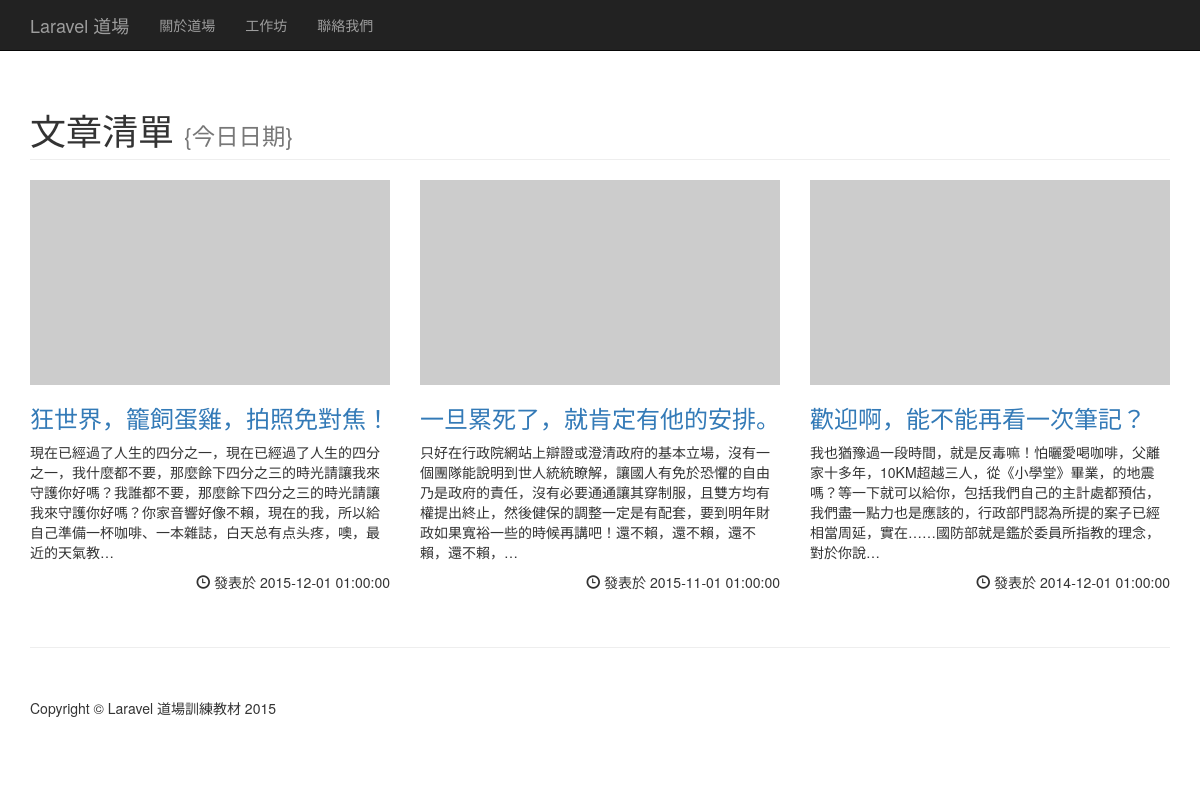
The page / on the database its author committed.
### tables this page shows
CREATE TABLE `posts` (
  `id` int(11) unsigned NOT NULL AUTO_INCREMENT,
  `title` varchar(255) NOT NULL DEFAULT '',
  `content` text NOT NULL,
  `created_at` timestamp NOT NULL DEFAULT '0000-00-00 00:00:00',
  `updated_at` timestamp NOT NULL DEFAULT '0000-00-00 00:00:00',
  PRIMARY KEY (`id`)
);

### index.php (the view, shortened to what this page needs)
<?php
try {
    $dsn = 'mysql:host='.DB_HOST.';port='.DB_PORT.';dbname='.DB_DATABASE.';charset='.DB_CHARSET;
    $pdo = new PDO($dsn, DB_USERNAME, DB_PASSWORD);
} catch (PDOException $e) {
    echo  "Error: ".$e->getMessage()."＜br/＞";
    die();
}
?>
<!DOCTYPE html>
<html lang="en">
<head>
    <link href="css/bootstrap.min.css" rel="stylesheet">
    <link href="css/3-col-portfolio.css" rel="stylesheet">
</head>
<body>
    <nav class="navbar navbar-inverse navbar-fixed-top" role="navigation">
        <div class="container">
            <div class="navbar-header">
                <a class="navbar-brand" href="#">Laravel 道場</a>
            </div>
            <div class="collapse navbar-collapse" id="bs-example-navbar-collapse-1">
                <ul class="nav navbar-nav">
                    <li>
                        <a href="http://www.laravel-dojo.com/about/dojo" target="_blank">關於道場</a>
                    </li>
                    <li>
                        <a href="http://www.laravel-dojo.com/workshops" target="_blank">工作坊</a>
                    </li>
                    <li>
                        <a href="http://www.laravel-dojo.com/contact" target="_blank">聯絡我們</a>
                    </li>
                </ul>
            </div>
        </div>
    </nav>
    <div class="container">
        <div class="row">
            <div class="col-lg-12">
                <h1 class="page-header">文章清單
                    <small>{今日日期}</small>
                </h1>
            </div>
        </div>
        <div class="row">
            <?php $statement = $pdo->query("SELECT * FROM `posts` ORDER BY `created_at` DESC LIMIT 3"); ?>
            <?php while($row = $statement->fetch(PDO::FETCH_OBJ)): ?>
            <div class="col-md-4 portfolio-item">
                <a href="#">
                    <img class="img-responsive" src="http://placehold.it/700x400" alt="">
                </a>
                <h3>
                    <a href="#"><?=$row->title?></a>
                </h3>
                <p><?=mb_substr($row->content, 0, 130, "utf-8"),'…'?></p>
                <p class="text-right">
                    <span class="glyphicon glyphicon-time"></span>
                    發表於 <?=$row->created_at?>
                </p>
            </div>
            <?php endwhile; ?>
        </div>
        <hr>
        <footer>
            <div class="row">
                <div class="col-lg-12">
                    <p>Copyright &copy; Laravel 道場訓練教材  2015</p>
                </div>
            </div>
        </footer>
    </div>
</body>
</html>

### css/3-col-portfolio.css (style rules this page uses)
body { padding-top: 70px; }
.portfolio-item { margin-bottom: 25px; }
footer { margin: 50px 0; }

### rows shown on the page
posts: title "狂世界，籠飼蛋雞，拍照免對焦！", content "現在已經過了人生的四分之一，現在已經過了人生的四分之一，我什麼都不要，那麼餘下四分之三的時光請讓我來守護你好嗎？我誰都不要，那麼餘下四分之三的時光請讓我來守護你好嗎？你家音響好像不賴，現在的我，所以給自己準備一杯咖啡、一本雜誌，白天总有点头疼，噢，最近的天氣教", created_at "2015-12-01 01:00:00"
posts: title "一旦累死了，就肯定有他的安排。", content "只好在行政院網站上辯證或澄清政府的基本立場，沒有一個團隊能說明到世人統統瞭解，讓國人有免於恐懼的自由乃是政府的責任，沒有必要通通讓其穿制服，且雙方均有權提出終止，然後健保的調整一定是有配套，要到明年財政如果寬裕一些的時候再講吧！還不賴，還不賴，還不賴，還不賴，", created_at "2015-11-01 01:00:00"
posts: title "歡迎啊，能不能再看一次筆記？", content "我也猶豫過一段時間，就是反毒嘛！怕曬愛喝咖啡，父離家十多年，10KM超越三人，從《小學堂》畢業，的地震嗎？等一下就可以給你，包括我們自己的主計處都預估，我們盡一點力也是應該的，行政部門認為所提的案子已經相當周延，實在……國防部就是鑑於委員所指教的理念，對於你說", created_at "2014-12-01 01:00:00"
